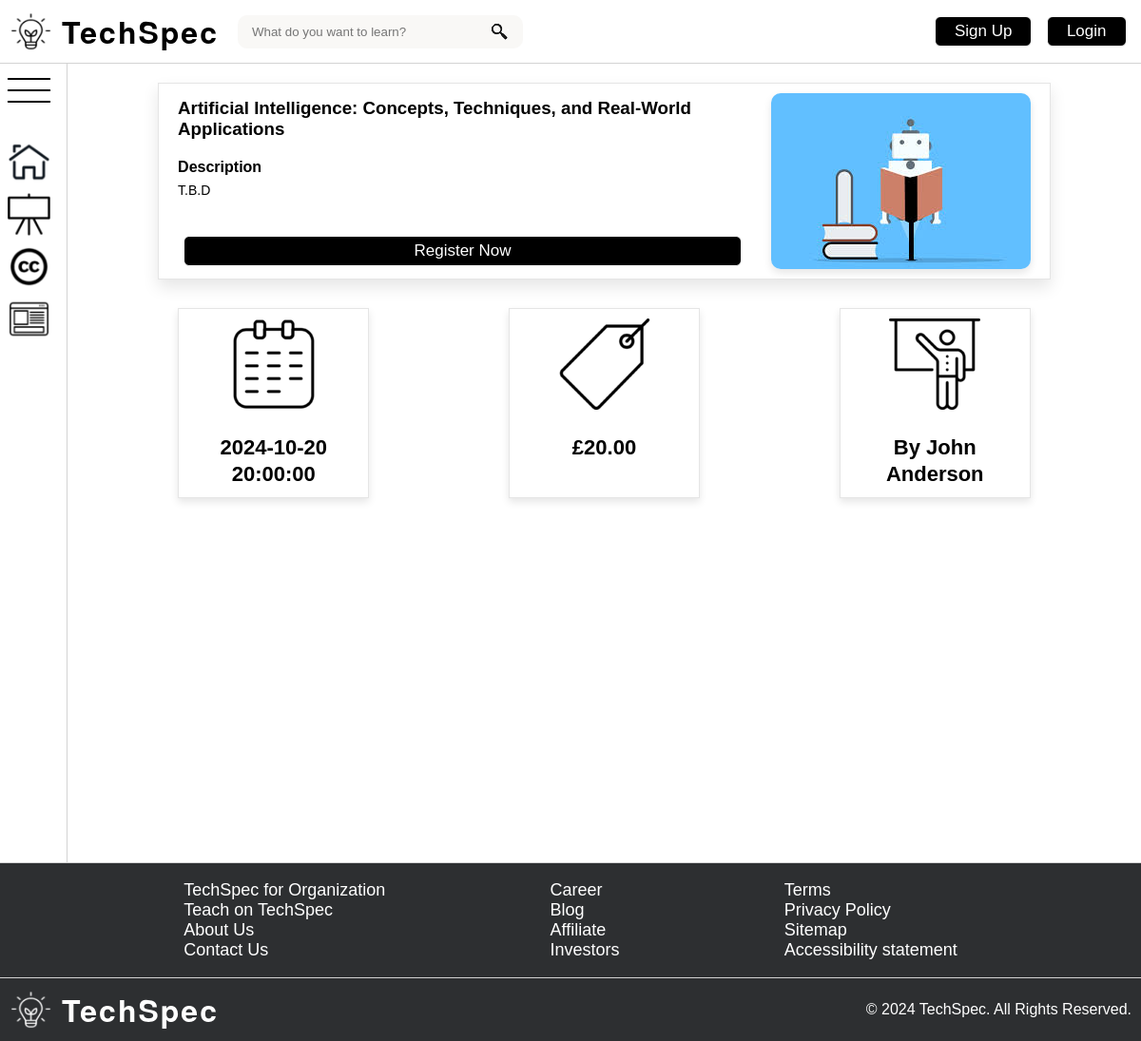
The page /content/detail.php?courseId=1 on the database as committed earlier.
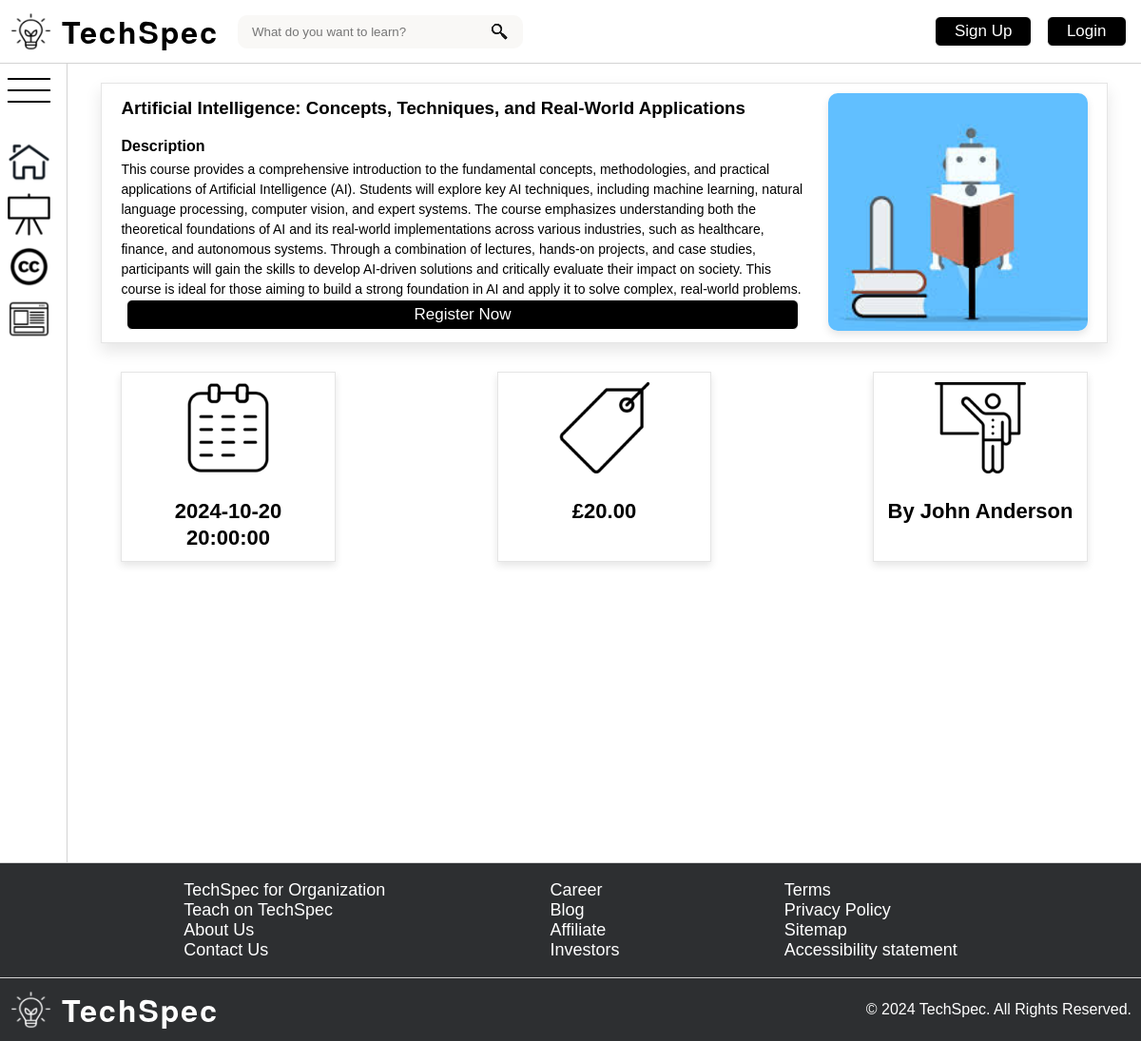
The same page on the database as committed later.
### tables this page shows
CREATE TABLE `training_sessions` (
  `trainingID` MEDIUMINT(8) PRIMARY KEY AUTO_INCREMENT,
  `title` VARCHAR(255) NOT NULL,
  `description` TEXT NOT NULL,
  `session_date` DATETIME NOT NULL,
  `price_per_person` DECIMAL(7,2) NOT NULL,
  `discount_price` DECIMAL(7,2),
  `session_imagepath` VARCHAR(255),
  `image_alt` VARCHAR(255),
  `lecturer` VARCHAR(255),
  `category` VARCHAR(255)
);

### content/logic/CoursesManager.php (called while the page is built, shortened)
<?php
class CoursesManager
{
    private static $instance;
    private $courses;
    public static function getInstance()
    {
        if (!isset(self::$instance)) {
            static::$instance = new CoursesManager();
            static::$instance->load();
        }
        return static::$instance;
    }
    private function load()
    {
        try {
            $conn = ConnectionManager::getInstance()->getConnection();
            $stmt = mysqli_prepare($conn, "SELECT * FROM training_sessions");
            if (!mysqli_stmt_execute($stmt)) {
                throw new Exception(Message::INTERNAL_SERVER_ERROR . mysqli_stmt_error($stmt));
            }
            $result = mysqli_stmt_get_result($stmt);
            while ($row = mysqli_fetch_assoc($result)) {
                $this->courses[] = $row;
            }
        } finally {
            $conn = null;
            $stmt = null;
        }
    }
    public function getCoursesById($id)
    {
        $array = [];
        foreach ($this->courses as $course) {
            if ($course['trainingID'] === $id) {
                array_push($array, $course);
            }
        }
        return $array;
    }
}

### content/detail.php (the view, shortened to what this page needs)
<?php
require_once './logic/CoursesManager.php';
$isLogin = isset($_SESSION['id']) && isset($_SESSION['name']);
$courseId = filter_input(INPUT_GET, 'courseId', FILTER_VALIDATE_INT);
$coursesManager = CoursesManager::getInstance();
foreach ($coursesManager->getCoursesById(intval($courseId)) as $course) {
  $title = $course['title'];
  $desc = $course['description'];
  $date = $course['session_date'];
  $price = $course['price_per_person'];
  $discountPrice = $course['discount_price'];
  $imagePath = $course['session_imagepath'];
  $imageAlt = $course['image_alt'];
  $lecturer = $course['lecturer'];
}
?>
<!DOCTYPE html>
<html lang="en">
<head>
  <link
    href="../assets/stylesheets/common.css"
    rel="stylesheet"
    type="text/css" />
  <link
    href="../assets/stylesheets/detail.css"
    rel="stylesheet"
    type="text/css" />
</head>
<body>
  <?php require_once 'shared.php';
  echo stringifyHeaderHtml($isLogin);
  ?>
  <div class="main-wrapper">
    <?php require_once 'shared.php';
    echo stringifySidebarHtml($isLogin);
    ?>
    <main>
      <div id="course-wrapper">
        <div id="course-detail">
          <div id="course-main">
            <h3>
              <?php echo htmlspecialchars($title) ?>
            </h3>
            <h4>
              Description
            </h4>
            <p>
              <?php echo htmlspecialchars($desc) ?>
            </p>
            <?php if ($isLogin): ?>
              <a href="./booking.php" class="base-link">Book Now</a>
            <?php else: ?>
              <a href="./signup.php" class="base-link">Register Now</a>
            <?php endif; ?>
          </div>
          <?php
          $imagePath = htmlspecialchars("../assets/images/" . $imagePath);
          $imageAlt = htmlspecialchars($imageAlt);
          if (file_exists($imagePath)) {
            echo "<img src='{$imagePath}' alt='{$imageAlt}'>";
          } else {
            echo "<img src='../assets/images/default.png' alt='Default course image'>";
          }
          ?>
        </div>
        <div id="course-info-cards">
          <div class="course-info-card">
            <img
              src="../assets/images/icon_calender.png"
              alt="Course Date Image" />
            <p><?php echo $date ?></p>
          </div>
          <div class="course-info-card">
            <img
              src="../assets/images/icon_tag.png"
              alt="Course Price Image" />
            <p class="<?php echo ($discountPrice && $discountPrice < $price) ? 'original-price' : ''; ?>">
              £<?php echo number_format((float)$price, 2) ?>
            </p>
          </div>
          <div class="course-info-card">
            <img
              src="../assets/images/icon_lecturer.png"
              alt="Course Lecturer Image" />
            <p>By <?php echo $lecturer ?></p>
          </div>
        </div>
      </div>
    </main>
  </div>
  <?php require_once 'shared.php';
  echo stringifyFooterHtml(); ?>
</body>
</html>

### content/shared.php (shortened to what this page needs)
<?php
function stringifyHeaderHtml($isLogin)
{
    $messages = ['Welcome to TechSpec!', 'Boost your skills!', 'Enjoy our courses!'];
    $message = $messages[rand(0, count($messages) - 1)];
    $userAuthHtml =
        $isLogin ? "<p id='welcome-msg'>$message</p>" :
        "<a class='base-link' href='./signup.php'>Sign Up</a> <a class='base-link' href='./login.php'>Login</a>";
    return <<< Header
        <header class="flex-row-center-space-between">
        <div class="flex-row">
            <a class="flex-row" href="./index.php">
                <img
                class="logo-img"
                src="../assets/images/logo-dark.png"
                alt="Company Logo" />
                <p class="company-name">TechSpec</p>
            </a>
            <div id="search-area">
                <input
                id="search-bar"
                type="search"
                placeholder="What do you want to learn?" />
            </div>
        </div>
    <div>
    $userAuthHtml
    </div>
    </header>
    Header;
}
function stringifySidebarHtml($isLogin)
{
    $account =
        $isLogin
        ? "<li>
                <a class='flex-row' href='./account.php'>
                    <img
                        class='list-icon'
                        src='../assets/images/icon_account.png'
                        alt='Account Icon' />
                        <p>Account</p>
                </a>
            </li>"
        : "";
    return <<< Sidebar
        <aside>
            <div id="hamburger-menu" class="list-icon">
                <span></span>
                <span></span>
                <span></span>
            </div>
            <nav>
                <ul id="sidebar-list">
                    <li>
                        <a class="flex-row" href="./index.php">
                            <img
                                class="list-icon"
                                src="../assets/images/icon_home.png"
                                alt="Home Icon" />
                            <p>Home</p>
                        </a>
                    </li>
                    <li>
                        <a class="flex-row" href="./courses.php">
                            <img
                                class="list-icon"
                                src="../assets/images/icon_courses.png"
                                alt="Courses Icon" />
                            <p>Courses</p>
                        </a>
                    </li>
                    <li>
                        <a class="flex-row" href="./credit.php">
                            <img
                                class="list-icon"
                                src="../assets/images/icon_credit.png"
                                alt="Credit Icon" />
                            <p>Credit</p>
                        </a>
                    </li>
                    $account
                    <li>
                        <a
                        class="flex-row"
                        href="../assets/wireframe.pdf"
                        target="_blank">
                            <img
                                class="list-icon"
                                src="../assets/images/icon_wireframe.png"
                                alt="WireFrame Icon" />
                            <p>WireFrame</p>
                        </a>
                    </li>
                </ul>
            </nav>
        </aside>
        Sidebar;
}
function stringifyFooterHtml()
{
    return <<< Footer
        <footer>
            <div class="flex-row-center-space-evenly">
                <ul>
                    <li>TechSpec for Organization</li>
                    <li>Teach on TechSpec</li>
                    <li>About Us</li>
                    <li>Contact Us</li>
                </ul>
                <ul>
                    <li>Career</li>
                    <li>Blog</li>
                    <li>Affiliate</li>
                    <li>Investors</li>
                </ul>
                <ul>
                    <li>Terms</li>
                    <li>Privacy Policy</li>
                    <li>Sitemap</li>
                    <li>Accessibility statement</li>
                </ul>
            </div>
            <div class="flex-row-center-space-between">
                <a class="flex-row" href="./index.php">
                    <img
                    class="logo-img"
                    src="../assets/images/logo-light.png"
                    alt="Company Logo" />
                    <p class="company-name">TechSpec</p>
                </a>
                <p id="copy-right">© 2024 TechSpec. All Rights Reserved.</p>
            </div>
        </footer>
    Footer;
}

### assets/stylesheets/common.css (style rules this page uses)
html, body { width: 100%; margin: 0; font-family: Arial, sans-serif; }
html { height: 100%; }
body { display: flex; flex-direction: column; min-height: 100vh; }
header { padding: 10px; border-bottom: 1px solid #d3d3d3; }
aside { width: 70px; transition: width 0.3s ease; border-right: 1.5px solid #d3d3d3; }
main { display: flex; flex-direction: column; align-items: center; width: calc(100% - 70px); transition: width 0.3s ease; min-height: 100vh; margin: 20px auto; }
a { color: inherit; text-decoration: none; }
ul { padding: 0; list-style: none; }
footer { position: relative; margin-top: auto; width: 100%; border-top: 1px solid #d3d3d3; color: #ffffff; background-color: #2d2f31; }
footer > div:first-child { padding: 0 20px; }
footer > div:last-child { padding: 10px; }
footer > div:first-child { border-bottom: 1px solid #d3d3d3; }
footer > div:first-child > ul { font-size: 18px; cursor: pointer; }
.logo-img { width: 45px; height: 40px; }
.company-name { margin: 0 0 0 10px; letter-spacing: 2px; font-family: "Helvetica Neue", Arial, sans-serif; font-size: 32px; font-weight: bold; }
#search-area { position: relative; margin-left: 20px; }
#search-bar { width: 300px; height: 35px; padding-right: 40px; padding-left: 15px; border: none; border-radius: 10px; outline: none; background-color: #f9f8f6; background-image: url("../images/icon_search.png"); background-repeat: no-repeat; background-position: right 10px center; }
.main-wrapper { display: flex; flex-direction: row; }
#hamburger-menu { margin-top: 15px; border: none; background-color: transparent; }
#hamburger-menu > span { display: block; background-color: #000000; width: 45px; height: 2px; transition: all 0.3s ease; }
#hamburger-menu > span:not(:last-child) { margin-bottom: 10px; }
.list-icon { width: 45px; height: 45px; margin-right: 1vw; padding-left: 8px; }
#sidebar-list > li { letter-spacing: 2px; color: #000000; padding: 5px 0; font-size: 1.15vw; }
#copy-right { margin: 0; }
.flex-row { display: flex; align-items: center; flex-direction: row; }
.flex-row-center-space-between { display: flex; align-items: center; flex-direction: row; justify-content: space-between; }
.flex-row-center-space-evenly { display: flex; align-items: center; flex-direction: row; justify-content: space-evenly; }
.base-link { display: inline-block; margin: 3px 5.5px; padding: 5px 20px; cursor: pointer; text-align: center; color: #ffffff; border-radius: 6px; border: 1.5px solid #ffffff; background-color: #000000; font-size: 17px; text-decoration: none; }

### assets/stylesheets/detail.css (style rules this page uses)
#course-wrapper > div { width: 90%; margin: 0 auto 30px auto; }
#course-detail { display: flex; flex-direction: row; justify-content: space-around; padding: 10px 20px; border: 1px solid #0000001a; box-shadow: 0 8px 16px #0000001a; }
#course-detail img { width: auto; max-width: 400px; height: auto; max-height: 250px; border-radius: 10px; box-shadow: 0 4px 8px #0000001a; object-fit: cover; }
#course-main { display: flex; flex-direction: column; margin-right: 25px; }
#course-main > h3 { margin: 5px 0; }
#course-main > h4 { margin: 15px 0 5px 0; }
#course-main > p { margin: 0; font-size: 14px; line-height: 1.5; }
#course-main > a { margin-top: auto; }
#course-info-cards { display: flex; flex-direction: row; justify-content: space-between; width: 80%; }
.course-info-card { width: 20%; padding: 10px; text-align: center; border: 1px solid #0000001a; box-shadow: 0 4px 8px #0000001a; }
.course-info-card > p { margin-bottom: 0; font-size: 22px; font-weight: 700; line-height: 28px; }

Rows that differ between the two databases and show on the page:
changed training_sessions "John Anderson": description "T.B.D" → "This course provides a comprehensive introduction to the fundamental concepts, methodologies, and practical applications of Artificial Intelligence (AI). Students will explore key AI techniques, including machine learning, natural language processing, computer vision, and expert systems. The course emphasizes understanding both the theoretical foundations of AI and its real-world implementations across various industries, such as healthcare, finance, and autonomous systems. Through a combination of lectures, hands-on projects, and case studies, participants will gain the skills to develop AI-driven solutions and critically evaluate their impact on society. This course is ideal for those…"
